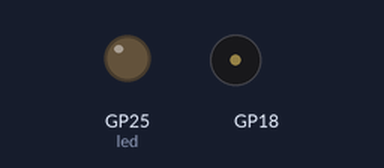
The program below on a simulated Raspberry Pi Pico running CircuitPython. Shown: output pins drawn as LEDs (lit = HIGH), buzzer (waves = sounding). Requests to the public web service named in the program get a made-up reply in its usual format after 0.4 s (London, UTC, broken clouds, 64 % humidity, 1013 hPa unless stated); values from a settings file that is not in the repository are placeholders; what the program prints to the serial console is not drawn.

Above: at 0.6 s.
Timing chart, 0 to 2.1 s (numbered marks = the images above):
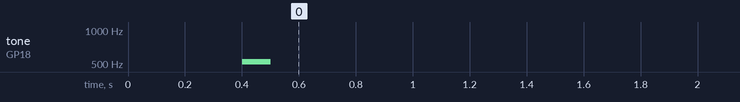

Measured:
- by itself, tone on GP18: silent → 523 Hz at 0.40 s, → silent 0.10 s later

The program:

Episod10_code.py
```python
import time
import os
import board
import digitalio
import simpleio
import wifi
import socketpool
import adafruit_requests
import ssl

# Telegram API url.
API_URL = "https://api.telegram.org/bot" + os.getenv("TELEGRAMBOT_TOKEN")

NOTE_G4 = 392
NOTE_C5 = 523
buzzer = board.GP18

led = digitalio.DigitalInOut(board.LED)
led.direction = digitalio.Direction.OUTPUT

def init_bot():
    get_url = API_URL
    get_url += "/getMe"
    r = requests.get(get_url)
    return r.json()['ok']

first_read = True
update_id = 0
def read_message():
    global first_read
    global update_id

    get_url = API_URL
    get_url += "/getUpdates?limit=1&allowed_updates=[\"message\",\"callback_query\"]"
    if first_read == False:
        get_url += "&offset={}".format(update_id)

    r = requests.get(get_url)
    #print(r.json())

    try:
        update_id = r.json()['result'][0]['update_id']
        message = r.json()['result'][0]['message']['text']
        chat_id = r.json()['result'][0]['message']['chat']['id']

        #print("Update ID: {}".format(update_id))
        print("Chat ID: {}\tMessage: {}".format(chat_id, message))

        first_read = False
        update_id += 1
        simpleio.tone(buzzer, NOTE_G4, duration=0.1)
        simpleio.tone(buzzer, NOTE_C5, duration=0.1)

        return chat_id, message

    except (IndexError) as e:
        #print("No new message")
        return False, False

def send_message(chat_id, message):
    get_url = API_URL
    get_url += "/sendMessage?chat_id={}&text={}".format(chat_id, message)
    r = requests.get(get_url)
    #print(r.json())

pool = socketpool.SocketPool(wifi.radio)
requests = adafruit_requests.Session(pool, ssl.create_default_context())

if init_bot() == False:
    print("Telegram bot failed.")
else:
    print("Telegram bot ready!\n")
    simpleio.tone(buzzer, NOTE_C5, duration=0.1)

    while True:
        chat_id, message_in = read_message()

        if message_in == "/start":
            send_message(chat_id, "Selamat Datang ke Telegram Bot!")
        elif message_in == "LED ON":
            led.value = True
            send_message(chat_id, "LED menyala.")
        elif message_in == "LED OFF":
            led.value = False
            send_message(chat_id, "LED padam.")
        else:
            send_message(chat_id, "Tiada arahan.")
```
